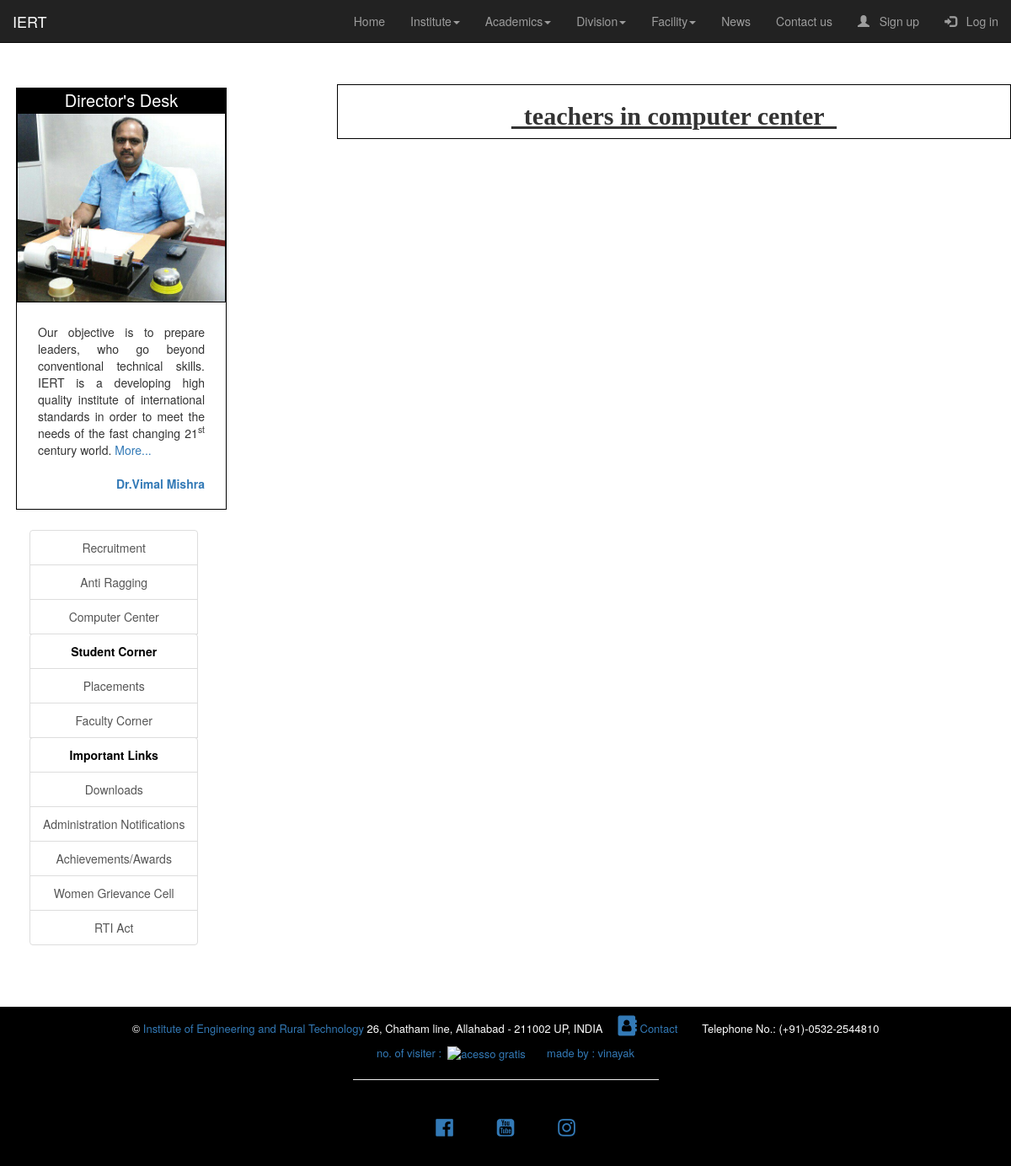
The page /aside/computer_center on the database as committed earlier.
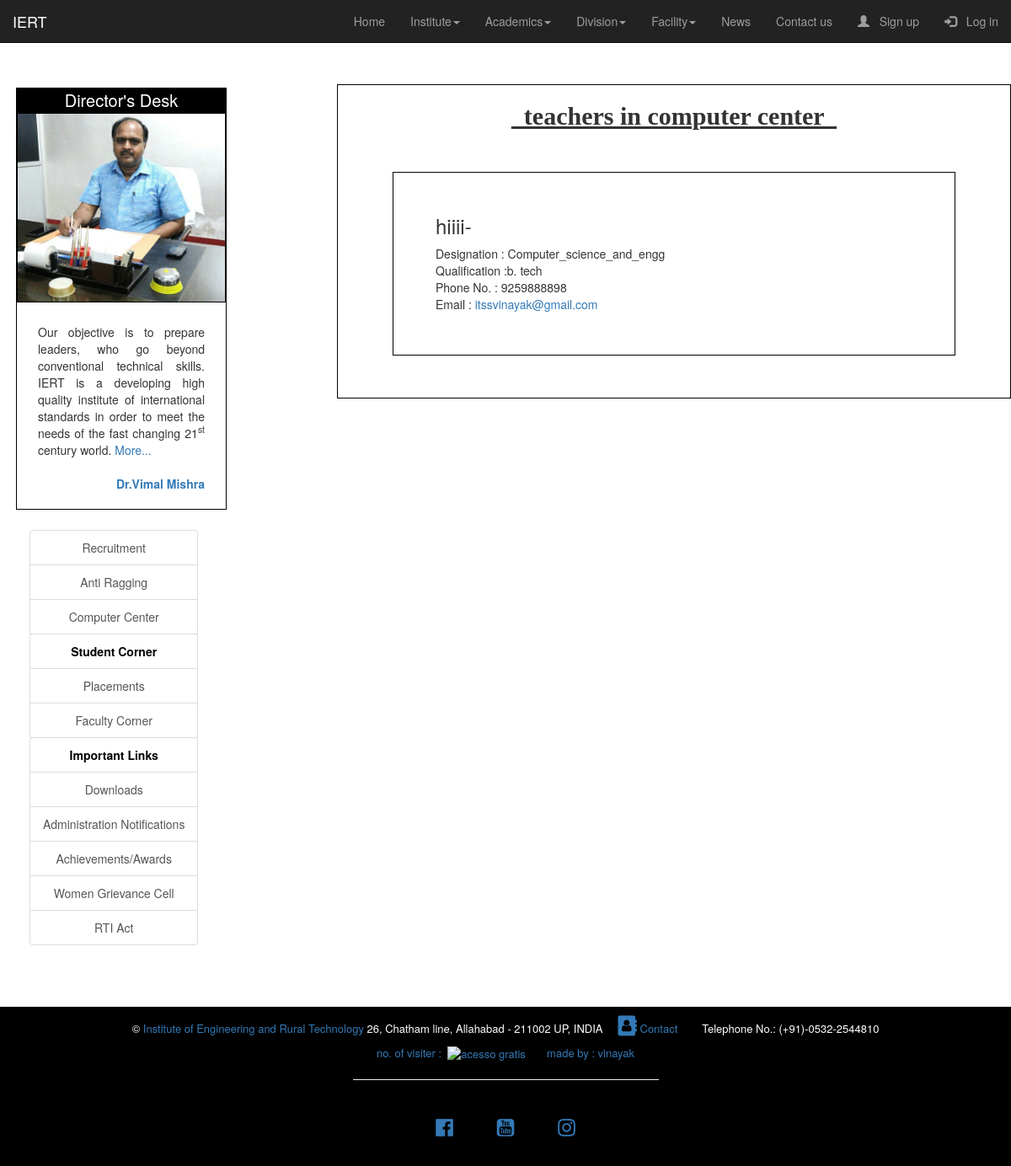
The same page on the database as committed later.
### aside/models.py (models this page shows, shortened)
class facultys(models.Model):
    name=models.CharField(max_length=200)
    image=models.ImageField(null=True,blank=True,default='',upload_to='media/teachers_img/')
    Designation=models.CharField(max_length=400)
    Qualification=models.CharField(max_length=500)
    Phone=models.CharField(max_length=12)
    email = models.EmailField()

### aside/views.py (the view)
# urls.py: path('computer_center',views.computer_center,name='computer_center'),
def computer_center(request):
    teacher=facultys.objects.all().filter(Designation='Computer_science_and_engg')
    page_details={
         "title":"computer_center",
         "teachers":teacher,
    }
    return render(request,"aside/computer_center.html",page_details)

### aside/templates/aside/computer_center.html (shortened to what this page needs)
{% extends "home/index.html" %}
{% load static %}
{% block start %}
<div class="col-md-8" style="border:1px solid black">
  <h2 style="text-align: center; font-family: cursive; font-weight: bold; text-decoration: underline;"> &nbsp; teachers in computer center &nbsp; </h2>
  {% for i in teachers %}
  <div style="margin: 50px; border: 1px solid black;">
     <div style="text-align: left; margin:50px;">
       <h3>{{i.name}}</h3>
       <span>Designation : {{i.Designation}}</span>
       <br/>
       <span>Qualification :{{i.Qualification}}</span>
       <br/>
       <span>Phone No. : {{i.Phone}}</span>
       <br/>
       <span>Email : <a>{{i.email}}</a></span>
     </div>
   </div>
  {% endfor %}
 </div>
{% endblock %}

### home/templates/home/index.html (shortened to what this page needs)
{% load static %}
{% load pwa %}
<!DOCTYPE html>
<html lang="en">
<head>
  <link rel="stylesheet" type="text/css" href='{% static "home/index_style.css" %}' />
  <link rel="stylesheet" href="https://maxcdn.bootstrapcdn.com/bootstrap/3.3.7/css/bootstrap.min.css" />
  <link rel="stylesheet" href="https://cdnjs.cloudflare.com/ajax/libs/font-awesome/4.7.0/css/font-awesome.min.css">
</head>
<body class="container-fluid">
  <header class="row">
    <nav class="navbar navbar-inverse navbar-fixed-top">
      <div class="container-fluid">
        <div class="navbar-header">
          <a class="navbar-brand" class="styleheader" href="https://www.iert.ac.in/">IERT</a>
        </div>
        <div class="collapse navbar-collapse" id="mainNavBar">
          <ul class="nav navbar-nav navbar-right">
            <li ><a href="{% url "index" %}">Home</a></li>
            <li class="dropdown"><a class="dropdown-toggle" data-toggle="dropdown" href="#">Institute<span class="caret"></span></a>
            </li>
            <li class="dropdown"><a class="dropdown-toggle" data-toggle="dropdown" href="#">Academics<span class="caret"></span></a>
            </li>
            <li class="dropdown"><a class="dropdown-toggle" data-toggle="dropdown" href="#">Division<span class="caret"></span></a>
            </li>
            <li class="dropdown"><a class="dropdown-toggle" data-toggle="dropdown" href="#">Facility<span class="caret"></span></a>
            </li>
          </ul>
          <li><a href="{% url "news" %}">News</a></li>
          <li><a href="{% url "contact_us" %}">Contact us</a></li>
            {% if user.is_authenticated %}
            <li><a href="{% url "profile" %}"><span class="glyphicon glyphicon-user"></span> &nbsp; Profile</a></li>
            <li><a href="{% url "logout" %}"><span class="glyphicon glyphicon-log-out"></span> &nbsp; Logout</a></li>
            {% else %}
            <li><a href="{% url "register" %}"><span class="glyphicon glyphicon-user"></span> &nbsp; Sign up</a></li>
            <li><a href="{% url "login" %}"><span class="glyphicon glyphicon-log-in"></span> &nbsp; Log in</a></li>
            {% endif %}
        </div>
      </div>
    </nav>
  </header>
  <br/>
  <br/>
  <br/>
  <br/>
  {% block side %}
  <div class="row">
    <div class="col-md-4">
      <br />
      <div class="dir">
        <div style="background: black;font-size: 20px; text-align: center;color:white; ">Director's Desk</div>
        <a target="_blank" href="https://www.iert.ac.in/img/director.jpg">
          <img src="{% static "home/img/director.jpg" %}" alt="image not found" width="300" height="200" class="img-responsive">
        </a>
        <div class="desc">
          <div style="text-align: justify; padding: 10px;">
            Our objective is to prepare leaders, who go beyond conventional
            technical skills. IERT is a developing high quality institute of
            international standards in order to meet the needs of the fast changing
            21<sup>st</sup> century world. <a href="{% url "desk" %}"> More...</a>
            <br />
            <br />
            <div style="float: right;">
              <a href="{% url "director" %}"><b>&nbsp;Dr.Vimal Mishra</b></a>
              <br />
              <br />
            </div>
          </div>
        </div>
      </div>
      <div class="sidebar" style="float:inherit; text-align: center; color:black; padding: 10px; margin: 10px">
        <a class="list-group-item list-group-item-action" href="{% url 'recruitment' %}">Recruitment </a>
        <a class="list-group-item list-group-item-action" href="{% url 'anti_ragging' %}">Anti Ragging</a>
        <a class="list-group-item list-group-item-action" href="{% url 'computer_center' %}">Computer Center</a>
        <details>
          <summary class="list-group-item list-group-item-action"><b>Student Corner</b></summary>
        </details>
        <a class="list-group-item list-group-item-action" href="{% url "placement" %}">Placements</a>
        <a class="list-group-item list-group-item-action" href="{% url "faculty" %}">Faculty Corner</a>
        <details>
          <summary class="list-group-item list-group-item-action"><b>Important Links</b></summary>
        </details>
        <a class="list-group-item list-group-item-action" href="{% url "download" %}">Downloads</a>
        <a class="list-group-item list-group-item-action " href="#">Administration Notifications</a>
        <a class="list-group-item list-group-item-action" href="{% url "Achievements" %}">Achievements/Awards</a>
        <a class="list-group-item list-group-item-action" href="{% url "Women_Grievance_Cell" %}">Women Grievance Cell</a>
        <a class="list-group-item list-group-item-action" href="{% url "rti" %}">RTI Act</a>
      </div>
    </div>
    <br/>
    {% endblock %}
    {% block start %}{% endblock %}
  </div>
  <footer class="row" style="margin-top: 4%;">
    <div class="row mt-4" style="color:white;background-color:black;text-align:center;padding:10px;margin-top:7px;font-size:1.3rem;">
      <p>&copy;<a href="#"> Institute of Engineering and Rural Technology</a> 26, Chatham line, Allahabad - 211002 UP, INDIA &nbsp;&nbsp;&nbsp; <a href="{% url "contact_us" %}"><i class="fa fa-address-book" style="font-size:24px"></i>&nbsp;Contact</a>&nbsp;&nbsp;&nbsp;&nbsp;&nbsp;&nbsp;&nbsp; Telephone No.:
        (+91)-0532-2544810</p>
      <div align=center><a href='#'>no. of visiter :&nbsp;&nbsp;<img src='https://www.counter12.com/img-y0ww8WAbZbzWbZCc-50.gif' border='0' alt='acesso gratis'></a>
        <a href="#" >&nbsp; &nbsp; &nbsp; made by : vinayak</a>
      </div>
      <hr width="30%" align="center"/>
      <a href="#"><i class="fa fa-facebook-official" style="font-size:24px; margin: 2%;"></i></a>
      <a href="#"><i class="fa fa-youtube-square" style="font-size:24px; margin: 2%;"></i></a>
      <a href="#"><i class="fa fa-instagram" style="font-size:24px; margin: 2%;"></i></a>
    </div>
  </footer>
</body>
</html>

### home/static/home/index_style.css (style rules this page uses)
body { background-color: #f2f2f2f2; }
div.dir { margin: 4px; border: 1px solid black; float: left; background: #f2f2f2; width: 250px; background: white; display: block; }
div.dir img { width: 100%; border: 1px solid black; height: auto; }
div.desc { padding: 15px; text-align: center; }

Rows that differ between the two databases and show on the page:
added facultys: name "hiiii-", Designation "Computer_science_and_engg", Qualification "b. tech", Phone "9259888898", email "itssvinayak@gmail.com"
